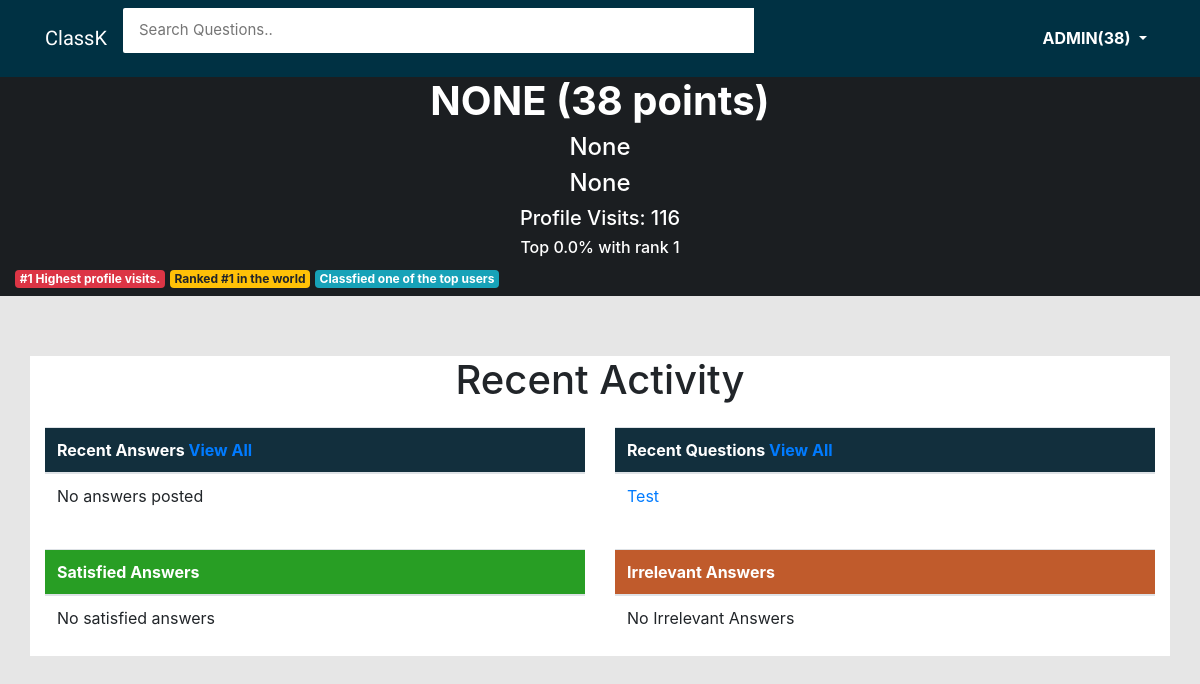
The page /accounts/profile/admin (signed in) on the database its author committed.
### account/models.py (models this page shows, shortened)
class Profile(models.Model):
    GENDER_CHOICES = (
        ('Male', 'Male'),
        ('Female', 'Female'),
        ('Other', 'Other'),
    )
    user = models.OneToOneField(User, on_delete=models.CASCADE)
    full_name = models.CharField(max_length=250, default=None, null=True)
    email = models.EmailField(max_length=100, default=None, null=True)
    gender = models.CharField(choices=GENDER_CHOICES, max_length=8, default=None, null=True)
    bio = models.TextField(max_length=500, default=None, null=True)
    location = models.CharField(max_length=30, default=None, null=True)
    birth_date = models.DateField(null=True,)
    points = models.IntegerField(default=0)
    viewes = models.IntegerField(default=0)

### main/models.py (models this page shows, shortened)
class Question(models.Model):
    user = models.ForeignKey(User, on_delete=models.CASCADE)
    title = models.CharField(max_length=150, default=None)
    description = models.TextField(max_length=3000)
    slug = models.SlugField(max_length=140, unique=True)
    date = models.DateTimeField(null=True, default=timezone.now())
    category = models.ForeignKey(Category, null=True, default=None, on_delete=models.CASCADE)
    satisfied = models.BooleanField(default=False)
    viewed = models.IntegerField(default=0)

### account/views.py (the view)
# urls.py: url(r'^profile/(?P<user>[.\-\w]+)$', views.profile, name='profile'),
def profile(request, user):
    if request.user.is_authenticated:
        global visits
        global points
        points = []
        visits = []
        profile = User.objects.get(username=user)
        details = Profile.objects.get(user_id=profile.id)
        all_questions = Question.objects.filter(user_id=profile.id)
        asked = Question.objects.filter(user_id=profile.id).count()
        all_answers_by_the_user = Answer.objects.filter(user_id=profile.id)
        answered = Answer.objects.filter(user_id=profile.id).count()
        recent = Question.objects.filter(user_id=profile.id).order_by('-date')[0:3]
        view_count = details.viewes + 1
        details.viewes = view_count
        details.save()
        new_data = details.viewes
        recent_answers = Answer.objects.filter(user_id=profile.id).order_by('-posted_on')[0:3]
        all_profile = Profile.objects.all()
        for p in all_profile:
            point = p.points
            points.append(point)
        ranks_in_order = sorted(points)
        highest_to_lowest =  (sorted(ranks_in_order, key=int, reverse=True))
        index_of_users_points = highest_to_lowest.index(details.points)
        length_of_list = len(points)
        rank = (index_of_users_points/length_of_list)*100
        rank_title = "Top " + str(rank)[:4] + "% with rank " + str(index_of_users_points + 1)
        ranked = index_of_users_points + 1
        all_profile_views = Profile.objects.all()
        for a in all_profile_views:
            v = a.viewes
            visits.append(v)
        visit_sorted = sorted(visits)
        descend = sorted(visit_sorted, key=int, reverse=True)
        index_of_users_visits = descend.index(details.viewes) + 1
        all_answers = Answer.objects.filter(user_id=profile.id)
        sat_ans = all_answers.filter(satisfied=True)
        irrelevant_ans = all_answers.filter(satisfied=False)
        points = Profile.objects.get(user=request.user)
        score = points.points
        context = {
            'profile': profile,
            'details': details,
            'asked': asked,
            'answered': answered,
            'recent':recent,
            'recent_answers': recent_answers,
            'new_data': new_data,
            'all_questions':all_questions,
            'rank_title':rank_title,
            'index_of_users_points': index_of_users_points,
            'ranked':ranked,
            'index_of_users_visits': index_of_users_visits,
            'sat_ans':sat_ans,
            'irrelevant_ans':irrelevant_ans,
            'points':points,
            'score':score,
        }
        return render(request, 'account/profile.html', context)
    else:
        return redirect("accounts:login")

### account/templates/account/profile.html (shortened to what this page needs)
<html lang="en">
<head>
    <link href="https://maxcdn.bootstrapcdn.com/bootstrap/4.0.0/css/bootstrap.min.css" rel="stylesheet"> {% load static %}
    <link rel="stylesheet" href="{% static 'css/main.css' %}">
</head>
<body>
    <header>
        <nav class="navbar navbar-expand-lg navbar-light" style="background-color:#003143;">
            <div class="container">
                <a class="navbar-brand text-white" href="{% url 'main:home' %}" id="brand">ClassK</span></a>
                <div class="collapse navbar-collapse" id="navbarNav">
                    <div class="bam-navbar-search smallsearch col-sm-8 col-xs-11">
                        <form action="{% url 'main:home' %}" method="get" class="row">
                            <input class="bam-navbar-input col-md-11" type="" placeholder="Search Questions.." name="q" , value="">
                        </form>
                    </div>
                    <ul class="nav navbar-nav ml-auto w-100 justify-content-end" id="item">
                        {% if user.is_authenticated %}
                        <li class="nav-item dropdown">
                            <a class="nav-link dropdown-toggle" href="#" id="navbarDropdownMenuLink" data-toggle="dropdown" aria-haspopup="true" aria-expanded="false" style="color:white;">
                                <strong> {{ user.username|upper }}({{ score }})</strong>
                            </a>
                        </li>
                        {% endif %}
                    </ul>
                </div>
            </div>
        </nav>
    </header>
    <div class="container-fluid">
        <div class="row">
            <div class="col-md-12" style="background:#1b1e21;">
                <h1 class="text-white text-center"><strong> {{ details.full_name |upper }} ({{ details.points }} points)</strong></h1>
                <h4 class="text-white text-center">{{ details.location }}</h4>
                <h4 class="text-white text-center">{{details.bio}}</h4>
                <h5 class="text-center text-white">Profile Visits: {{ new_data }}</h5>
                <h6 class="text-center text-white">{{ rank_title }}</h6>
                {% if index_of_users_visits == 1 %}
                    <h6 class="badge badge-danger">#1 Highest profile visits.</h6>
                {% endif %}
                {% if ranked == 1 %}
                    <h6 class="badge badge-warning">Ranked #1 in the world</h6>
                {% endif %}
                {% if index_of_users_points < 100 %}
                    <h6 class="text-center badge badge-info">Classfied one of the top users</h6>
                {% endif %}
            </div>
                <div class="container" style="background:white; margin-top:5%;">
                    <h1 class="text-center">Recent Activity</h1>
                    <div class="row">
                        <div class="col-md-6" style="background-color:white;">
                            <table class="table table-hover" style="margin-top:15px;">
                                <thead style="background:#122F3D; color:white;">
                                    <tr>
                                        <th>Recent Answers <a href="{% url 'accounts:all2' details.user.username %}">View All</a></th>
                                    </tr>
                                </thead>
                                <tbody>
                                    {% if recent_answers %} {% for r in recent_answers%}
                                    <tr>
                                        <td><a href="{% url 'main:details' slug=r.question.slug %}" style="text-decoration:none;">{{r.question}}</a></td>
                                    </tr>
                                    {% endfor %} {% else %}
                                    <tr>
                                        <td>No answers posted</td>
                                    </tr>
                                    {% endif %}
                                </tbody>
                            </table>
                        </div>
                        <div class="col-md-6" style="background-color:white;">
                            <table class="table table-hover" style="margin-top:15px;">
                                <thead style="background:#122F3D; color:white;">
                                    <tr>
                                        <th>Recent Questions <a href="{% url 'accounts:all' details.user.username %}">View All</a></th>
                                    </tr>
                                </thead>
                                <tbody>
                                    {% if recent %} {% for r in recent %}
                                    <tr>
                                        <td><a href="{% url 'main:details' r.slug %}" style="text-decoration:none;">{{r.title}}</a></td>
                                    </tr>
                                    {% endfor %} {% else %}
                                    <tr>
                                        <td>No questions asked</td>
                                    </tr>
                                    {% endif %}
                                </tbody>
                            </table>
                        </div>
                        <div class="col-md-6" style="background-color:white;">
                                <table class="table table-hover" style="margin-top:15px;">
                                    <thead style="background:rgb(40, 158, 36); color:white;">
                                        <tr>
                                            <th>Satisfied Answers</th>
                                        </tr>
                                    </thead>
                                    <tbody>
                                        {% if sat_ans %}
                                        {% for q in sat_ans %}
                                        <tr>
                                            <td><a href="{% url 'main:details' slug=q.question.slug %}" style="text-decoration:none;">{{q.question}}</a></td>
                                        </tr>
                                        {% endfor %}
                                        {% else %}
                                        <tr>
                                            <td>No satisfied answers</td>
                                        </tr>
                                        {% endif %}
                                    </tbody>
                                </table>
                            </div>
                            <div class="col-md-6" style="background-color:white;">
                                    <table class="table table-hover" style="margin-top:15px;">
                                        <thead style="background:rgb(192, 91, 44); color:white;">
                                            <tr>
                                                <th>Irrelevant Answers</th>
                                            </tr>
                                        </thead>
                                        <tbody>
                                            {% if irrelevant_ans %}
                                            {% for q in irrelevant_ans %}
                                            <tr>
                                                <td><a href="{% url 'main:details' slug=q.question.slug %}" style="text-decoration:none;">{{q.question}}</a></td>
                                            </tr>
                                            {% endfor %}
                                            {% else %}
                                            <tr>
                                                <td>No Irrelevant Answers</td>
                                            </tr>
                                            {% endif %}
                                        </tbody>
                                    </table>
                                </div>
                    </div>
                </div>
            </div>
    </div>
</body>
</html>

### account/static/css/main.css (style rules this page uses)
body { background: #e6e6e6; }
.bam-navbar-input { padding: 11px 16px; border-radius: 2px 0 0 2px; border: 0 none; outline: 0 none; font-size: 15px; }
#brand { font-family: 'Francois One', sans-serif; }
ul { padding: 0; }

### rows shown on the page
Profile: full_name "NONE", points "38", location "None", bio "None"
Question: title "Test"

### other values the page prints
{{ user.username|upper }} "ADMIN"
{{ score }} "38"
{{ new_data }} "116"
{{ rank_title }} "Top 0.0% with rank 1"
